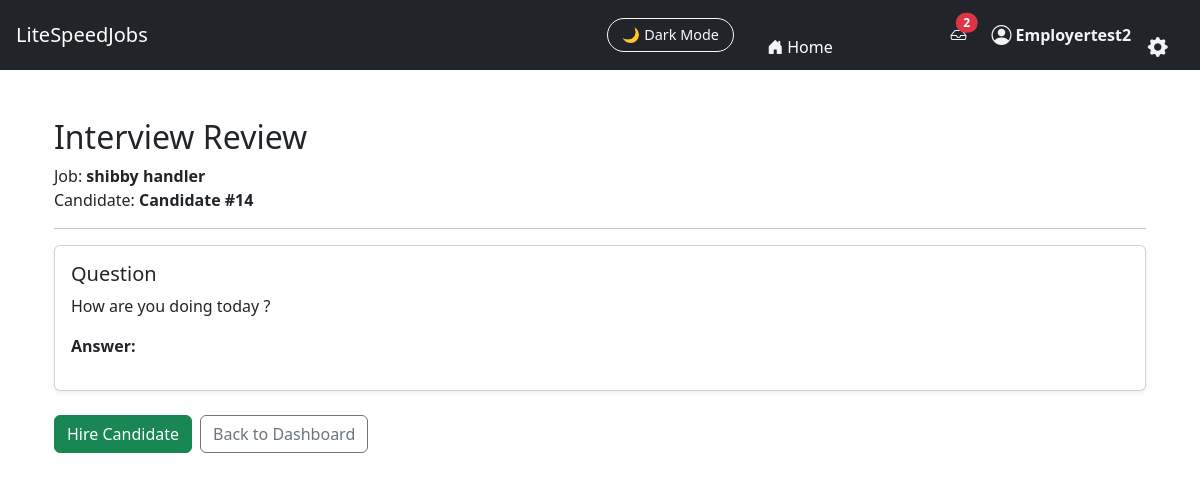
Page /JobFinder_app/interview/review/10/ (signed in) on the committed database.
### JobFinder_app/models.py (models this page shows, shortened)
class InterviewAssignment(models.Model):
    job = models.ForeignKey(Job, on_delete=models.CASCADE)
    employer = models.ForeignKey(
        User, on_delete=models.CASCADE, related_name="interview_assignments_sent"
    )
    seeker = models.ForeignKey(
        User, on_delete=models.CASCADE, related_name="interview_assignments_received"
    )
    questions = models.TextField()
    assigned_at = models.DateTimeField(auto_now_add=True)
    completed = models.BooleanField(default=False)
    employer_marked_hire = models.BooleanField(default=False)
    superuser_notified = models.BooleanField(default=False)
    require_video = models.BooleanField(default=False)

class Job(models.Model):
    SOFTWARE = "software"
    MACHINIST = "machinist"
    JOB_TYPE_CHOICES = [
        (SOFTWARE, "Software Engineering"),
        (MACHINIST, "Machinist / Fabrication"),
    ]
    user = models.ForeignKey(User, on_delete=models.CASCADE)  # Employer account
    title = models.CharField(max_length=255)
    location = models.CharField(max_length=255, blank=True)
    description = models.TextField(blank=True, default="No description provided.")
    require_video_interview = models.BooleanField(
       default=False,
       help_text="Require candidates to submit video responses to interview questions"
    )
    interview_questions = models.TextField(
        blank=True,
        help_text="Enter one question per line."
    )
    job_type = models.CharField(
        max_length=20,
        choices=JOB_TYPE_CHOICES,
        default=SOFTWARE
    )
    created_at = models.DateTimeField(auto_now_add=True)

class InterviewResponse(models.Model):
    assignment = models.ForeignKey(
        InterviewAssignment, on_delete=models.CASCADE, related_name="responses"
    )
    seeker = models.ForeignKey(User, on_delete=models.CASCADE)
    question = models.TextField()
    test_answer = models.TextField(null=True, blank=True)
    video = models.FileField(upload_to="interview_videos/", blank=True, null=True)
    submitted_at = models.DateTimeField(auto_now_add=True)

### JobFinder_app/views.py (the view)
@login_required
def review_interview(request, assignment_id):
    assignment = get_object_or_404(InterviewAssignment, id=assignment_id)
    if assignment.employer != request.user:
        return redirect("employer_dashboard")
    responses = assignment.responses.all().order_by("id")
    return render(request, "JobFinder_app/review_interview.html", {
        "assignment": assignment,
        "responses": responses,
    })

### JobFinder_app/context_processors.py (called while the page is built)
def unread_message_count(request):
    if request.user.is_authenticated:
        return {
            "unread_count": Message.objects.filter(
                receiver=request.user,
                is_read=False
            ).count()
        }
    return {}

### JobFinder_app/templates/JobFinder_app/review_interview.html (shortened to what this page needs)
{% extends "JobFinder_app/base.html" %}
{% block content %}
<div class="container mt-4">
    <h2>Interview Review</h2>
    <p class="dark-muted">
        Job: <strong>{{ assignment.job.title }}</strong><br>
        Candidate: <strong>Candidate #{{ assignment.seeker.id }}</strong>
    </p>
    <hr>
    {% for r in responses %}
        <div class="card mb-4 shadow-sm">
            <div class="card-body">
                <h5>Question</h5>
                <p>{{ r.question }}</p>
                <p class="dark-muted"><strong>Answer:</strong></p>
            </div>
        </div>
    {% empty %}
        <p class="dark-muted    ">No responses found.</p>
    {% endfor %}
    <div class="d-flex gap-2 mt-4">
        <a href="{% url 'hire_from_assignment' assignment.id %}"
           class="btn btn-success">
            Hire Candidate
        </a>
        <a href="{% url 'employer_dashboard' %}"
           class="btn btn-outline-secondary">
            Back to Dashboard
        </a>
    </div>
</div>
{% endblock %}

### JobFinder_app/templates/JobFinder_app/base.html (shortened to what this page needs)
<!DOCTYPE html>
<html lang="en" data-theme="light">
<head>
    <link href="https://cdn.jsdelivr.net/npm/bootstrap@5.3.2/dist/css/bootstrap.min.css" rel="stylesheet">
    <link href="https://cdn.jsdelivr.net/npm/bootstrap-icons@1.11.1/font/bootstrap-icons.css" rel="stylesheet">
</head>
<body>
{% load message_tags %}
<nav class="navbar navbar-expand-lg navbar-dark bg-dark px-3">
    <a class="navbar-brand" href="/">LiteSpeedJobs</a>
    <div class="ms-auto d-flex align-items-center">
        <button id="darkModeToggle" class="btn btn-outline-light ms-3">
            🌙 Dark Mode
        </button>&nbsp;&nbsp;&nbsp;&nbsp;&nbsp;&nbsp;&nbsp;&nbsp;
        <li class="nav-item">
            <a class="nav-link d-flex align-items-center home-link"
            href="{% url 'landing' %}">
                <i class="bi bi-house-door-fill me-1 nav-icon"></i>
                <span class="d-none d-md-inline">Home</span>&nbsp;&nbsp;&nbsp;&nbsp;&nbsp;
            </a>
        </li>
        {% if user.is_authenticated %}&nbsp;&nbsp;&nbsp;&nbsp;&nbsp;&nbsp;&nbsp;&nbsp;
        <a href="{% url 'inbox_pro' %}" class="nav-link">Inbox</a>&nbsp;&nbsp;&nbsp;&nbsp;&nbsp;
        <a href="{% url 'inbox_pro' %}" class="nav-link position-relative">
            <i class="bi bi-inbox"></i>
            {% if unread_count and unread_count > 0 %}
                <span id="unreadBadge"
                    class="position-absolute top-0 start-100 translate-middle badge rounded-pill bg-danger">
                    {{ unread_count }}
                </span>
            {% endif %}
        </a>
        {% else %}
        <li class="nav-item">
            <a href="{% url 'login' %}" class="nav-link">
                <i class="bi bi-inbox"></i>
            </a>
        </li>
        {% endif %}&nbsp;&nbsp;&nbsp;&nbsp;&nbsp;&nbsp;
        {% if request.user.is_authenticated %}
            <a href="{% url 'role_redirect' %}"
                class="nav-link d-flex align-items-center gap-1 user-link">
                <i class="bi bi-person-circle nav-icon fs-5"></i>
             <span class="d-none d-md-inline">
                 <strong>{{ request.user.username }}</strong>&nbsp;&nbsp;&nbsp;&nbsp;
            </span>
        {% endif %}
        <li class="nav-item dropdown">
            <a class="nav-link dropdown-toggle p-0"
            href="#"
            id="settingsDropdown"
            role="button"
            data-bs-toggle="dropdown"
            aria-expanded="false"
            data-bs-placement="bottom"
            title="Account settings">
                <i class="bi bi-gear-fill fs-5 text-white"></i>
            </a>
        </li>
    </div>
</nav>
<div class="container py-4">
    {% block content %}{% endblock %}
</div>
</body>
</html>

### JobFinder_app/templates/JobFinder_app/base.html (style rules this page uses)
:root { --ls-bg: #ffffff; --ls-bg-card: #f7f9fc; --ls-text: #141414; --ls-text-muted: #555; --ls-border: #e4e7ec; --ls-icon-color: #f1f3f5; --chat-bg: #ffffff; --chat-panel-bg: #f8f9fa; --chat-border: #dee2e6; --chat-text: #212529; --chat-muted: #6c757d; --bubble-sent-bg: #0d6efd; --bubble-sent-text: #ffffff; --bubble-received-bg: #e9ecef; --bubble-received-text: #212529; --ls-primary: #4dabf7; --ls-dark-bg: #0e1116; --ls-dark-bg-card: #1a1d24; --ls-dark-border: #2b2e36; --ls-dark-text: #f1f3f7; --ls-dark-muted: #b7bcc7; }
body { transition: background 0.3s ease, color 0.3s ease; }
.navbar { transition: background 0.3s ease; }
.card { transition: background 0.3s ease, border 0.3s ease; }
.btn { transition: background 0.25s ease, color 0.25s ease, border 0.25s ease; }
.navbar .nav-link i, .navbar .inbox-icon { color: var(--ls-icon-color) !important; transition: color 0.2s ease; }
.user-link .nav-icon, .user-link span { color: var(--ls-icon-color); transition: color 0.2s ease; font-weight: 500; }
.home-link, .home-link i { color: #ffffff !important; }
.bi-gear-fill { transition: transform 0.3s ease; }
#darkModeToggle { font-size: 0.9rem; border-radius: 25px; padding: 5px 14px; cursor: pointer; }

### rows in the picture
InterviewAssignment: job "shibby handler", seeker.id "14"
InterviewResponse: question "How are you doing today ?"

### other values in the picture
{{ unread_count }} "2"
{{ request.user.username }} "Employertest2"
